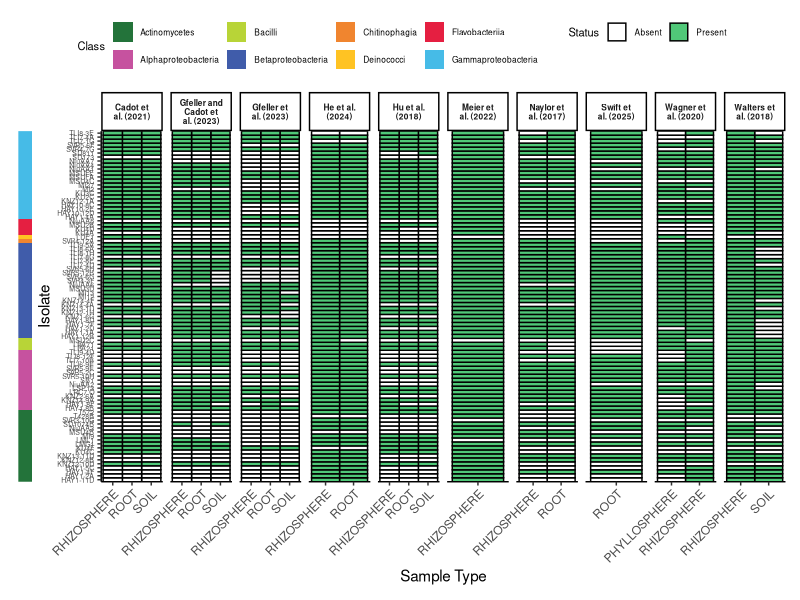
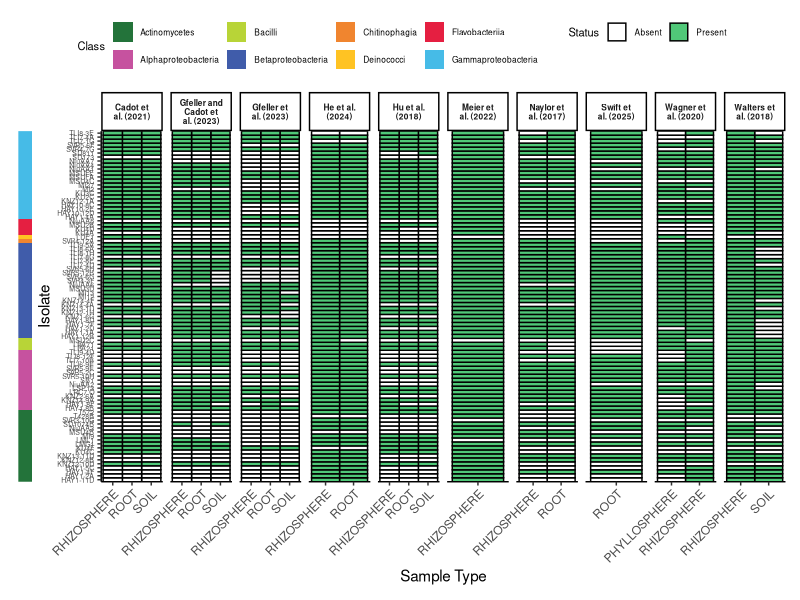
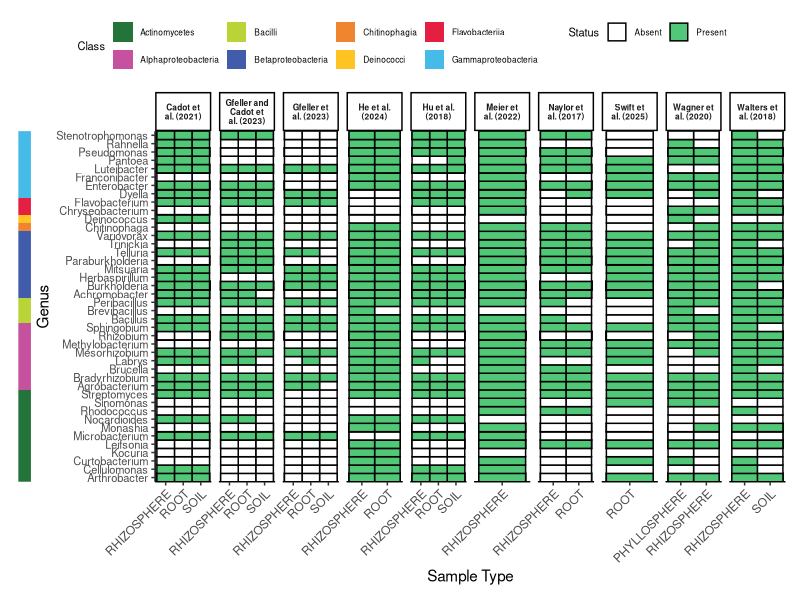
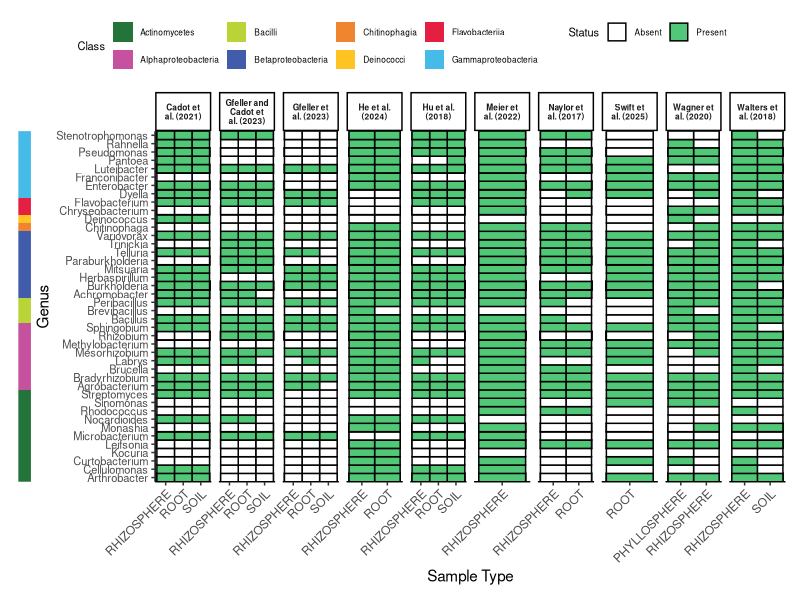

These figures' R source, in order: (Note: this script raises an error after producing the figures.)
# Parse Blast alignment results
## Generate ASV lists of taxa with alignment to zeamic for other scripts
## Presence/absence plots for supplement
## Code by: Joel Swift 2026


# Load pacakges and set ggplot theme
library(tidyverse)
library(patchwork)
theme_set(theme_classic())

## load ZeaMic Isolates
all_isolates_df <- read.csv("ZeaMic Isolates with Full Taxonomy.csv")
all_isolates_df$X <- NULL

#### load blast results 99 ####
blast_df <- read.delim("../BLAST_ASVs-from-studies/99results.txt", header = FALSE, sep = "\t")

# Cleanup blast dataframe
colnames(blast_df) <- c("ZeaMic_Isolate", "ASV", "pident", "length", "mismatch", "gapopen", "qstart", "qend", "sstart", "send", "evalue", "bitscore")

# Extract info from ASV column 
blast_df <- blast_df %>% extract(ASV, into = c("study", "ASV_id", "sample_type", "country", "region"),
                     regex = "(.+)_(ASV_\\d+)-([^-]+)-([^_]+)_(.+)",
                     remove = TRUE)
# Rename studies 
blast_df <- blast_df %>% mutate(study = dplyr::recode(study, 
    Naylor = "Naylor et al. (2017)",
    Wagner = "Wagner et al. (2020)", 
    Meier  = "Meier et al. (2022)", 
    He = "He et al. (2024)", 
    GfellerCadot = "Gfeller and Cadot et al. (2023)", 
    Gfeller = "Gfeller et al. (2023)",
    Cadot = "Cadot et al. (2021)",
    Hu = "Hu et al. (2018)",
    Walters = "Walters et al. (2018)",
    Swift = "Swift et al. (2025)"))

## Presence and absence table + isolates not in blast output
presence_absence <- blast_df %>%
  # Get unique combinations of isolate, study, and sample_type
  distinct(ZeaMic_Isolate, study, sample_type) %>%
  # Add a presence indicator
  mutate(present = 1) %>%
  # Create a combined column name for study and sample_type
  unite("study_sample", study, sample_type, sep = "_") %>%
  # Pivot to wide format
  pivot_wider(names_from = study_sample, 
              values_from = present,
              values_fill = 0)

presence_absence_complete <- all_isolates_df %>%
  left_join(presence_absence, by = "ZeaMic_Isolate") %>%
  # Replace NA with 0 for isolates not in BLAST results
  mutate(across(-ZeaMic_Isolate, ~replace_na(., 0)))

# Print table
print(presence_absence_complete)

# Convert the wide format back to long format for ggplot2
heatmap_data <- presence_absence_complete %>%
  pivot_longer(cols = -c(ZeaMic_Isolate, phylum, class, order, family, genus),
               names_to = "study_sample",
               values_to = "presence") %>%
  # Separate study and sample type for better visualization
  separate(study_sample, 
           into = c("study", "sample_type"), 
           sep = "_(?=[^_]+$)")  # Split at the last underscore

# Get number of isolate with significant alignments per study
summary(as.factor(heatmap_data$study))
heatmap_data %>% filter(study == "Naylor et al. (2017)") %>% group_by(sample_type) %>% summarise(total_isolates = sum(presence))
heatmap_data %>% filter(study == "He et al. (2024)") %>% group_by(sample_type) %>% summarise(total_isolates = sum(presence))
heatmap_data %>% filter(study == "Wagner et al. (2020)") %>% group_by(sample_type) %>% summarise(total_isolates = sum(presence))
heatmap_data %>% filter(study == "Meier et al. (2022)") %>% group_by(sample_type) %>% summarise(total_isolates = sum(presence))
heatmap_data %>% filter(study == "Walters et al. (2018)") %>% group_by(sample_type) %>% summarise(total_isolates = sum(presence))
heatmap_data %>% filter(study == "Gfeller et al. (2023)") %>% group_by(sample_type) %>% summarise(total_isolates = sum(presence))
heatmap_data %>% filter(study == "Gfeller and Cadot et al. (2023)") %>% group_by(sample_type) %>% summarise(total_isolates = sum(presence))
heatmap_data %>% filter(study == "Cadot et al. (2021)") %>% group_by(sample_type) %>% summarise(total_isolates = sum(presence))
heatmap_data %>% filter(study == "Hu et al. (2018)") %>% group_by(sample_type) %>% summarise(total_isolates = sum(presence))
heatmap_data %>% filter(study == "Swift et al. (2025)") %>% group_by(sample_type) %>% summarise(total_isolates = sum(presence))

##### Plotting isolate and genera P/A clustered by taxonomy #####
# Arrange the isolates by class
isolate_99_data <- heatmap_data %>%
  arrange(class, ZeaMic_Isolate) %>%
  mutate(ZeaMic_Isolate = factor(ZeaMic_Isolate, levels = unique(ZeaMic_Isolate)))
# Arrange the genera by class
genera_99_data <- heatmap_data %>%
  arrange(class, genus) %>%
  mutate(genus = factor(genus, levels = unique(genus)))
# Class barplot levels
# Class barplots for both plots, as we organize the genus and isolate by the factor level class
class_df_iso <- isolate_99_data %>% distinct(ZeaMic_Isolate, class)
class_df_gen <- genera_99_data %>% distinct(genus, class)

### Plots
## Very minimal class barplot, will be attached to other plots
class_bar_iso <- ggplot(class_df_iso, aes(x = 1, y = ZeaMic_Isolate, fill = class)) +
  geom_tile() +
  scale_fill_manual(values = c(
    "Actinomycetes" = "#23733a",
    "Bacilli" = "#b8d437",
    "Deinococci" = "#ffc323",
    "Chitinophagia" = "#f0852f",
    "Cytophagia" = "#c68642",
    "Flavobacteriia" = "#e51f41",
    "Sphingobacteriia" = "#a63d40",
    "Alphaproteobacteria" = "#c6529f",
    "Betaproteobacteria" = "#405caa",
    "Gammaproteobacteria" = "#46bbe7"), name = "Class") +
  scale_x_continuous(expand = c(0, 0)) +
  scale_y_discrete(limits = levels(heatmap_data$ZeaMic_Isolate), expand = c(0, 0)) +
  labs(x = NULL, y = NULL) +
  theme_minimal() +
  theme(axis.text = element_blank(), 
        axis.ticks = element_blank(), 
        panel.grid = element_blank(),
        panel.border = element_blank(), 
        plot.margin = margin(t = 5, r = 2, b = 5, l = 5), 
        legend.position = "right")

class_bar_gen <- ggplot(class_df_gen, aes(x = 1, y = genus, fill = class)) +
  geom_tile() +
  scale_fill_manual(values = c(
    "Actinomycetes" = "#23733a",
    "Bacilli" = "#b8d437",
    "Deinococci" = "#ffc323",
    "Chitinophagia" = "#f0852f",
    "Cytophagia" = "#c68642",
    "Flavobacteriia" = "#e51f41",
    "Sphingobacteriia" = "#a63d40",
    "Alphaproteobacteria" = "#c6529f",
    "Betaproteobacteria" = "#405caa",
    "Gammaproteobacteria" = "#46bbe7"), name = "Class") +
  scale_x_continuous(expand = c(0, 0)) +
  scale_y_discrete(limits = levels(heatmap_data$genus), expand = c(0, 0)) +
  labs(x = NULL, y = NULL) +
  theme_minimal() +
  theme(axis.text = element_blank(), 
        axis.ticks = element_blank(), 
        panel.grid = element_blank(),
        panel.border = element_blank(), 
        plot.margin = margin(t = 5, r = 2, b = 5, l = 5), 
        legend.position = "right")

## Isolate heatmap
isolate_plot <- ggplot(isolate_99_data, aes(x = sample_type, y = ZeaMic_Isolate, fill = factor(presence))) +
  geom_tile(color = "black", linewidth = 0.5) +
  scale_fill_manual(values = c("0" = "white", "1" = "#50C878"),
                    labels = c("Absent", "Present"),
                    name = "Status") +
  facet_wrap(~study, scales = "free_x", nrow = 1, labeller = label_wrap_gen(width = 12)) +
  scale_y_discrete(limits = levels(heatmap_data$ZeaMic_Isolate), expand = c(0, 0)) +
  labs(x = "Sample Type", y = "Isolate") +
  theme(axis.text.x = element_text(angle = 45, hjust = 1, vjust = 1),
        strip.text = element_text(face = "bold", size = 6),
        panel.grid = element_blank(), 
        axis.text.y = element_text(size = 5),
        plot.margin = margin(t = 5, r = 5, b = 5, l = 2))

## Genus heatmap
genus_plot <- ggplot(genera_99_data, aes(x = sample_type, y = genus, fill = factor(presence))) +
  geom_tile(color = "black", linewidth = 0.5) +
  scale_fill_manual(values = c("0" = "white", "1" = "#50C878"),
                    labels = c("Absent", "Present"),
                    name = "Status") +
  facet_wrap(~study, scales = "free_x", nrow = 1, labeller = label_wrap_gen(width = 12)) +
  scale_y_discrete(limits = levels(heatmap_data$ZeaMic_Isolate), expand = c(0, 0)) +
  labs(x = "Sample Type", y = "Genus") +
  theme(axis.text.x = element_text(angle = 45, hjust = 1, vjust = 1),
        strip.text = element_text(face = "bold", size = 6),
        panel.grid = element_blank(), 
        axis.text.y = element_text(size = 8),
        plot.margin = margin(t = 5, r = 5, b = 5, l = 2))

### Arranging
isolate_plot_save <- class_bar_iso + isolate_plot + plot_layout(widths = c(0.2, 10), guides = "collect") &
  theme(legend.position = "top", legend.title = element_text(size = 8), legend.text = element_text(size = 6), legend.key.size = unit(0.5, "cm"))

ggsave("Presence_absence_plots/99perc Isolate Plot.svg", isolate_plot_save, height = 23, width = 18.4, units = "cm")
ggsave("Presence_absence_plots/99perc Isolate Plot.png", isolate_plot_save, height = 23, width = 18.4, units = "cm")

genus_plot_save <- class_bar_gen + genus_plot + plot_layout(widths = c(0.2, 10), guides = "collect") &
  theme(legend.position = "top", legend.title = element_text(size = 8), legend.text = element_text(size = 6), legend.key.size = unit(0.5, "cm"))

ggsave("Presence_absence_plots/99perc Genus Plot.svg", genus_plot_save, height = 23, width = 18.4, units = "cm")
ggsave("Presence_absence_plots/99perc Genus Plot.png", genus_plot_save, height = 23, width = 18.4, units = "cm")

# Clean env
rm(class_df_gen, class_df_iso, class_bar_iso, class_bar_gen, genus_plot,
   genus_plot_save, isolate_plot, isolate_plot_save,isolate_99_data, genera_99_data)


#### get list of ASVs to map back to individual study ####
ASV_presence <- blast_df %>%
  # Get unique combinations of isolate, study, sample_type, and ASV
  distinct(ZeaMic_Isolate, study, sample_type, ASV_id) %>%
  # Add a presence indicator
  mutate(present = 1) %>%
  # Create a combined column name for study and sample_type
  unite("study_sample", study, sample_type, sep = "_") %>%
  # Pivot to wide format
  pivot_wider(names_from = study_sample, 
              values_from = present,
              values_fill = 0)

# 99

#Naylor
Naylor_root_ASVs <- ASV_presence %>%
  select(ZeaMic_Isolate, ASV_id, `Naylor et al. (2017)_ROOT`) %>%
  filter(`Naylor et al. (2017)_ROOT` == 1) %>%
  select(ASV_id)
Naylor_rhizosphere_ASVs <- ASV_presence %>%
  select(ZeaMic_Isolate, ASV_id, `Naylor et al. (2017)_RHIZOSPHERE`) %>%
  filter(`Naylor et al. (2017)_RHIZOSPHERE` == 1) %>%
  select(ASV_id)
write.csv(Naylor_root_ASVs, "ASV_LISTS/99/Naylor_root_ASVs.csv", row.names = FALSE)
write.csv(Naylor_rhizosphere_ASVs, "ASV_LISTS/99/Naylor_rhizosphere_ASVs.csv", row.names = FALSE)


#Meier
Meier_rhizosphere_ASVs <- ASV_presence %>%
  select(ZeaMic_Isolate, ASV_id, `Meier et al. (2022)_RHIZOSPHERE`) %>%
  filter(`Meier et al. (2022)_RHIZOSPHERE` == 1) %>%
  select(ASV_id)
write.csv(Meier_rhizosphere_ASVs, "ASV_LISTS/99/Meier_rhizosphere_ASVs.csv", row.names = FALSE)


#Wagner
Wagner_rhizosphere_ASVs <- ASV_presence %>%
  select(ZeaMic_Isolate, ASV_id, `Wagner et al. (2020)_RHIZOSPHERE`) %>%
  filter(`Wagner et al. (2020)_RHIZOSPHERE` == 1) %>%
  select(ASV_id)
Wagner_phyllosphere_ASVs <- ASV_presence %>%
  select(ZeaMic_Isolate, ASV_id, `Wagner et al. (2020)_PHYLLOSPHERE`) %>%
  filter(`Wagner et al. (2020)_PHYLLOSPHERE` == 1) %>%
  select(ASV_id)
write.csv(Wagner_rhizosphere_ASVs, "ASV_LISTS/99/Wagner_rhizosphere_ASVs.csv", row.names = FALSE)
write.csv(Wagner_phyllosphere_ASVs, "ASV_LISTS/99/Wagner_phyllosphere_ASVs.csv", row.names = FALSE)

#He et al. (2024)
He_rhizosphere_ASVs <- ASV_presence %>%
  select(ZeaMic_Isolate, ASV_id, `He et al. (2024)_RHIZOSPHERE`) %>%
  filter(`He et al. (2024)_RHIZOSPHERE` == 1) %>%
  select(ASV_id)
He_root_ASVs <- ASV_presence %>%
  select(ZeaMic_Isolate, ASV_id, `He et al. (2024)_ROOT`) %>%
  filter(`He et al. (2024)_ROOT` == 1) %>%
  select(ASV_id)
write.csv(He_rhizosphere_ASVs, "ASV_LISTS/99/He_rhizosphere_ASVs.csv", row.names = FALSE)
write.csv(He_root_ASVs, "ASV_LISTS/99/He_root_ASVs.csv", row.names = FALSE)

#GfellerCadot
colnames(ASV_presence)
GfellerCadot_soil_ASVs <- ASV_presence %>%
  select(ZeaMic_Isolate, ASV_id, `Gfeller and Cadot et al. (2023)_SOIL`) %>%
  filter(`Gfeller and Cadot et al. (2023)_SOIL` == 1) %>%
  select(ASV_id)
GfellerCadot_rhizosphere_ASVs <- ASV_presence %>%
  select(ZeaMic_Isolate, ASV_id, `Gfeller and Cadot et al. (2023)_RHIZOSPHERE`) %>%
  filter(`Gfeller and Cadot et al. (2023)_RHIZOSPHERE` == 1) %>%
  select(ASV_id)
GfellerCadot_root_ASVs <- ASV_presence %>%
  select(ZeaMic_Isolate, ASV_id, `Gfeller and Cadot et al. (2023)_ROOT`) %>%
  filter(`Gfeller and Cadot et al. (2023)_ROOT` == 1) %>%
  select(ASV_id)
write.csv(GfellerCadot_soil_ASVs, "ASV_LISTS/99/GfellerCadot_soil_ASVs.csv", row.names = FALSE)
write.csv(GfellerCadot_rhizosphere_ASVs, "ASV_LISTS/99/GfellerCadot_rhizosphere_ASVs.csv", row.names = FALSE)
write.csv(GfellerCadot_root_ASVs, "ASV_LISTS/99/GfellerCadot_root_ASVs.csv", row.names = FALSE)

#Gfeller
colnames(ASV_presence)
Gfeller_soil_ASVs <- ASV_presence %>%
  select(ZeaMic_Isolate, ASV_id, `Gfeller et al. (2023)_SOIL`) %>%
  filter(`Gfeller et al. (2023)_SOIL` == 1) %>%
  select(ASV_id)
Gfeller_rhizosphere_ASVs <- ASV_presence %>%
  select(ZeaMic_Isolate, ASV_id, `Gfeller et al. (2023)_RHIZOSPHERE`) %>%
  filter(`Gfeller et al. (2023)_RHIZOSPHERE` == 1) %>%
  select(ASV_id)
Gfeller_root_ASVs <- ASV_presence %>%
  select(ZeaMic_Isolate, ASV_id, `Gfeller et al. (2023)_ROOT`) %>%
  filter(`Gfeller et al. (2023)_ROOT` == 1) %>%
  select(ASV_id)
write.csv(Gfeller_soil_ASVs, "ASV_LISTS/99/Gfeller_soil_ASVs.csv", row.names = FALSE)
write.csv(Gfeller_rhizosphere_ASVs, "ASV_LISTS/99/Gfeller_rhizosphere_ASVs.csv", row.names = FALSE)
write.csv(Gfeller_root_ASVs, "ASV_LISTS/99/Gfeller_root_ASVs.csv", row.names = FALSE)


#Cadot
colnames(ASV_presence)
Cadot_soil_ASVs <- ASV_presence %>%
  select(ZeaMic_Isolate, ASV_id, `Cadot et al. (2021)_SOIL`) %>%
  filter(`Cadot et al. (2021)_SOIL` == 1) %>%
  select(ASV_id)
Cadot_rhizosphere_ASVs <- ASV_presence %>%
  select(ZeaMic_Isolate, ASV_id, `Cadot et al. (2021)_RHIZOSPHERE`) %>%
  filter(`Cadot et al. (2021)_RHIZOSPHERE` == 1) %>%
  select(ASV_id)
Cadot_root_ASVs <- ASV_presence %>%
  select(ZeaMic_Isolate, ASV_id, `Cadot et al. (2021)_ROOT`) %>%
  filter(`Cadot et al. (2021)_ROOT` == 1) %>%
  select(ASV_id)
write.csv(Cadot_soil_ASVs, "ASV_LISTS/99/Cadot_soil_ASVs.csv", row.names = FALSE)
write.csv(Cadot_rhizosphere_ASVs, "ASV_LISTS/99/Cadot_rhizosphere_ASVs.csv", row.names = FALSE)
write.csv(Cadot_root_ASVs, "ASV_LISTS/99/Cadot_root_ASVs.csv", row.names = FALSE)

#Hu
colnames(ASV_presence)
Hu_soil_ASVs <- ASV_presence %>%
  select(ZeaMic_Isolate, ASV_id, `Hu et al. (2018)_SOIL`) %>%
  filter(`Hu et al. (2018)_SOIL` == 1) %>%
  select(ASV_id)
Hu_rhizosphere_ASVs <- ASV_presence %>%
  select(ZeaMic_Isolate, ASV_id, `Hu et al. (2018)_RHIZOSPHERE`) %>%
  filter(`Hu et al. (2018)_RHIZOSPHERE` == 1) %>%
  select(ASV_id)
Hu_root_ASVs <- ASV_presence %>%
  select(ZeaMic_Isolate, ASV_id, `Hu et al. (2018)_ROOT`) %>%
  filter(`Hu et al. (2018)_ROOT` == 1) %>%
  select(ASV_id)
write.csv(Hu_soil_ASVs, "ASV_LISTS/99/Hu_soil_ASVs.csv", row.names = FALSE)
write.csv(Hu_rhizosphere_ASVs, "ASV_LISTS/99/Hu_rhizosphere_ASVs.csv", row.names = FALSE)
write.csv(Hu_root_ASVs, "ASV_LISTS/99/Hu_root_ASVs.csv", row.names = FALSE)

#walters
colnames(ASV_presence)
Walters_rhizosphere_ASVs <- ASV_presence %>%
  select(ZeaMic_Isolate, ASV_id, `Walters et al. (2018)_RHIZOSPHERE`) %>%
  filter(`Walters et al. (2018)_RHIZOSPHERE` == 1) %>%
  select(ASV_id)
Walters_soil_ASVs <- ASV_presence %>%
  select(ZeaMic_Isolate, ASV_id, `Walters et al. (2018)_SOIL`) %>%
  filter(`Walters et al. (2018)_SOIL` == 1) %>%
  select(ASV_id)
write.csv(Walters_rhizosphere_ASVs, "ASV_LISTS/99/Walters_rhizosphere_ASVs.csv", row.names = FALSE)
write.csv(Walters_soil_ASVs, "ASV_LISTS/99/Walters_soil_ASVs.csv", row.names = FALSE)

#Swift
colnames(ASV_presence)
Swift_rhizosphere_ASVs <- ASV_presence %>%
  select(ZeaMic_Isolate, ASV_id, `Swift et al. (2025)_ROOT`) %>%
  filter(`Swift et al. (2025)_ROOT` == 1) %>%
  select(ASV_id)
write.csv(Swift_rhizosphere_ASVs, "ASV_LISTS/99/Swift_root_ASVs.csv", row.names = FALSE)




#### 97 ####
blast_df <- read.delim("../BLAST_ASVs-from-studies/97results.txt", header = FALSE, sep = "\t")

# Cleanup blast dataframe
colnames(blast_df) <- c("ZeaMic_Isolate", "ASV", "pident", "length", "mismatch", "gapopen", "qstart", "qend", "sstart", "send", "evalue", "bitscore")

# Extract info from ASV column 
blast_df <- blast_df %>% extract(ASV, into = c("study", "ASV_id", "sample_type", "country", "region"),
                                 regex = "(.+)_(ASV_\\d+)-([^-]+)-([^_]+)_(.+)",
                                 remove = TRUE)
# Rename studies 
blast_df <- blast_df %>% mutate(study = dplyr::recode(study, 
                                                      Naylor = "Naylor et al. (2017)",
                                                      Wagner = "Wagner et al. (2020)", 
                                                      Meier  = "Meier et al. (2022)", 
                                                      He = "He et al. (2024)", 
                                                      GfellerCadot = "Gfeller and Cadot et al. (2023)", 
                                                      Gfeller = "Gfeller et al. (2023)",
                                                      Cadot = "Cadot et al. (2021)",
                                                      Hu = "Hu et al. (2018)",
                                                      Walters = "Walters et al. (2018)",
                                                      Swift = "Swift et al. (2025)"))

## Presence and absence table + isolates not in blast output
presence_absence <- blast_df %>%
  # Get unique combinations of isolate, study, and sample_type
  distinct(ZeaMic_Isolate, study, sample_type) %>%
  # Add a presence indicator
  mutate(present = 1) %>%
  # Create a combined column name for study and sample_type
  unite("study_sample", study, sample_type, sep = "_") %>%
  # Pivot to wide format
  pivot_wider(names_from = study_sample, 
              values_from = present,
              values_fill = 0)

presence_absence_complete <- all_isolates_df %>%
  left_join(presence_absence, by = "ZeaMic_Isolate") %>%
  # Replace NA with 0 for isolates not in BLAST results
  mutate(across(-ZeaMic_Isolate, ~replace_na(., 0)))

# Print table
print(presence_absence_complete)

# Convert the wide format back to long format for ggplot2
heatmap_data <- presence_absence_complete %>%
  pivot_longer(cols = -c(ZeaMic_Isolate, genus, phylum, class, order, family),
               names_to = "study_sample",
               values_to = "presence") %>%
  # Separate study and sample type for better visualization
  separate(study_sample, 
           into = c("study", "sample_type"), 
           sep = "_(?=[^_]+$)")  # Split at the last underscore

# Get number of isolate with significant alignments per study
summary(as.factor(heatmap_data$study))
heatmap_data %>% filter(study == "Naylor et al. (2017)") %>% group_by(sample_type) %>% summarise(total_isolates = sum(presence))
heatmap_data %>% filter(study == "He et al. (2024)") %>% group_by(sample_type) %>% summarise(total_isolates = sum(presence))
heatmap_data %>% filter(study == "Wagner et al. (2020)") %>% group_by(sample_type) %>% summarise(total_isolates = sum(presence))
heatmap_data %>% filter(study == "Meier et al. (2022)") %>% group_by(sample_type) %>% summarise(total_isolates = sum(presence))
heatmap_data %>% filter(study == "Walters et al. (2018)") %>% group_by(sample_type) %>% summarise(total_isolates = sum(presence))
heatmap_data %>% filter(study == "Gfeller et al. (2023)") %>% group_by(sample_type) %>% summarise(total_isolates = sum(presence))
heatmap_data %>% filter(study == "Gfeller and Cadot et al. (2023)") %>% group_by(sample_type) %>% summarise(total_isolates = sum(presence))
heatmap_data %>% filter(study == "Cadot et al. (2021)") %>% group_by(sample_type) %>% summarise(total_isolates = sum(presence))
heatmap_data %>% filter(study == "Hu et al. (2018)") %>% group_by(sample_type) %>% summarise(total_isolates = sum(presence))
heatmap_data %>% filter(study == "Swift et al. (2025)") %>% group_by(sample_type) %>% summarise(total_isolates = sum(presence))

##### Plotting isolate and genera P/A clustered by taxonomy #####
# Arrange the isolates by class
isolate_97_data <- heatmap_data %>%
  arrange(class, ZeaMic_Isolate) %>%
  mutate(ZeaMic_Isolate = factor(ZeaMic_Isolate, levels = unique(ZeaMic_Isolate)))
# Arrange the genera by class
genera_97_data <- heatmap_data %>%
  arrange(class, genus) %>%
  mutate(genus = factor(genus, levels = unique(genus)))
# Class barplot levels
# Class barplots the same for both plots, as we organize the genus and isolate
## by the factor level class
## by the factor level class
class_df_iso <- isolate_97_data %>% distinct(ZeaMic_Isolate, class)
class_df_gen <- genera_97_data %>% distinct(genus, class)

### Plots
## Very minimal class barplot, will be attached to other plots
class_bar_iso <- ggplot(class_df_iso, aes(x = 1, y = ZeaMic_Isolate, fill = class)) +
  geom_tile() +
  scale_fill_manual(values = c(
    "Actinomycetes" = "#23733a",
    "Bacilli" = "#b8d437",
    "Deinococci" = "#ffc323",
    "Chitinophagia" = "#f0852f",
    "Cytophagia" = "#c68642",
    "Flavobacteriia" = "#e51f41",
    "Sphingobacteriia" = "#a63d40",
    "Alphaproteobacteria" = "#c6529f",
    "Betaproteobacteria" = "#405caa",
    "Gammaproteobacteria" = "#46bbe7"), name = "Class") +
  scale_x_continuous(expand = c(0, 0)) +
  scale_y_discrete(limits = levels(heatmap_data$ZeaMic_Isolate), expand = c(0, 0)) +
  labs(x = NULL, y = NULL) +
  theme_minimal() +
  theme(axis.text = element_blank(), 
        axis.ticks = element_blank(), 
        panel.grid = element_blank(),
        panel.border = element_blank(), 
        plot.margin = margin(t = 5, r = 2, b = 5, l = 5), 
        legend.position = "right")

class_bar_gen <- ggplot(class_df_gen, aes(x = 1, y = genus, fill = class)) +
  geom_tile() +
  scale_fill_manual(values = c(
    "Actinomycetes" = "#23733a",
    "Bacilli" = "#b8d437",
    "Deinococci" = "#ffc323",
    "Chitinophagia" = "#f0852f",
    "Cytophagia" = "#c68642",
    "Flavobacteriia" = "#e51f41",
    "Sphingobacteriia" = "#a63d40",
    "Alphaproteobacteria" = "#c6529f",
    "Betaproteobacteria" = "#405caa",
    "Gammaproteobacteria" = "#46bbe7"), name = "Class") +
  scale_x_continuous(expand = c(0, 0)) +
  scale_y_discrete(limits = levels(heatmap_data$genus), expand = c(0, 0)) +
  labs(x = NULL, y = NULL) +
  theme_minimal() +
  theme(axis.text = element_blank(), 
        axis.ticks = element_blank(), 
        panel.grid = element_blank(),
        panel.border = element_blank(), 
        plot.margin = margin(t = 5, r = 2, b = 5, l = 5), 
        legend.position = "right")

## Isolate heatmap
isolate_plot <- ggplot(isolate_97_data, aes(x = sample_type, y = ZeaMic_Isolate, fill = factor(presence))) +
  geom_tile(color = "black", linewidth = 0.5) +
  scale_fill_manual(values = c("0" = "white", "1" = "#50C878"),
                    labels = c("Absent", "Present"),
                    name = "Status") +
  facet_wrap(~study, scales = "free_x", nrow = 1, labeller = label_wrap_gen(width = 12)) +
  scale_y_discrete(limits = levels(heatmap_data$ZeaMic_Isolate), expand = c(0, 0)) +
  labs(x = "Sample Type", y = "Isolate") +
  theme(axis.text.x = element_text(angle = 45, hjust = 1, vjust = 1),
        strip.text = element_text(face = "bold", size = 6),
        panel.grid = element_blank(), 
        axis.text.y = element_text(size = 5),
        plot.margin = margin(t = 5, r = 5, b = 5, l = 2))

## Genus heatmap
genus_plot <- ggplot(genera_97_data, aes(x = sample_type, y = genus, fill = factor(presence))) +
  geom_tile(color = "black", linewidth = 0.5) +
  scale_fill_manual(values = c("0" = "white", "1" = "#50C878"),
                    labels = c("Absent", "Present"),
                    name = "Status") +
  facet_wrap(~study, scales = "free_x", nrow = 1, labeller = label_wrap_gen(width = 12)) +
  scale_y_discrete(limits = levels(heatmap_data$ZeaMic_Isolate), expand = c(0, 0)) +
  labs(x = "Sample Type", y = "Genus") +
  theme(axis.text.x = element_text(angle = 45, hjust = 1, vjust = 1),
        strip.text = element_text(face = "bold", size = 6),
        panel.grid = element_blank(), 
        axis.text.y = element_text(size = 8),
        plot.margin = margin(t = 5, r = 5, b = 5, l = 2))

### Arranging
isolate_plot_save <- class_bar_iso + isolate_plot + plot_layout(widths = c(0.2, 10), guides = "collect") &
  theme(legend.position = "top", legend.title = element_text(size = 8), legend.text = element_text(size = 6), legend.key.size = unit(0.5, "cm"))

ggsave("Presence_absence_plots/97perc Isolate Plot.svg", isolate_plot_save, height = 23, width = 18.4, units = "cm")
ggsave("Presence_absence_plots/97perc Isolate Plot.png", isolate_plot_save, height = 23, width = 18.4, units = "cm")

genus_plot_save <- class_bar_gen + genus_plot + plot_layout(widths = c(0.2, 10), guides = "collect") &
  theme(legend.position = "top", legend.title = element_text(size = 8), legend.text = element_text(size = 6), legend.key.size = unit(0.5, "cm"))

ggsave("Presence_absence_plots/97perc Genus Plot.svg", genus_plot_save, height = 23, width = 18.4, units = "cm")
ggsave("Presence_absence_plots/97perc Genus Plot.png", genus_plot_save, height = 23, width = 18.4, units = "cm")

### get list of ASVs to map back to individual study ###
ASV_presence <- blast_df %>%
  # Get unique combinations of isolate, study, sample_type, and ASV
  distinct(ZeaMic_Isolate, study, sample_type, ASV_id) %>%
  # Add a presence indicator
  mutate(present = 1) %>%
  # Create a combined column name for study and sample_type
  unite("study_sample", study, sample_type, sep = "_") %>%
  # Pivot to wide format
  pivot_wider(names_from = study_sample, 
              values_from = present,
              values_fill = 0)

#Naylor
Naylor_root_ASVs <- ASV_presence %>%
  select(ZeaMic_Isolate, ASV_id, `Naylor et al. (2017)_ROOT`) %>%
  filter(`Naylor et al. (2017)_ROOT` == 1) %>%
  select(ASV_id)
Naylor_rhizosphere_ASVs <- ASV_presence %>%
  select(ZeaMic_Isolate, ASV_id, `Naylor et al. (2017)_RHIZOSPHERE`) %>%
  filter(`Naylor et al. (2017)_RHIZOSPHERE` == 1) %>%
  select(ASV_id)
write.csv(Naylor_root_ASVs, "ASV_LISTS/97/Naylor_root_ASVs.csv", row.names = FALSE)
write.csv(Naylor_rhizosphere_ASVs, "ASV_LISTS/97/Naylor_rhizosphere_ASVs.csv", row.names = FALSE)


#Meier
Meier_rhizosphere_ASVs <- ASV_presence %>%
  select(ZeaMic_Isolate, ASV_id, `Meier et al. (2022)_RHIZOSPHERE`) %>%
  filter(`Meier et al. (2022)_RHIZOSPHERE` == 1) %>%
  select(ASV_id)
write.csv(Meier_rhizosphere_ASVs, "ASV_LISTS/97/Meier_rhizosphere_ASVs.csv", row.names = FALSE)


#Wagner
Wagner_rhizosphere_ASVs <- ASV_presence %>%
  select(ZeaMic_Isolate, ASV_id, `Wagner et al. (2020)_RHIZOSPHERE`) %>%
  filter(`Wagner et al. (2020)_RHIZOSPHERE` == 1) %>%
  select(ASV_id)
Wagner_phyllosphere_ASVs <- ASV_presence %>%
  select(ZeaMic_Isolate, ASV_id, `Wagner et al. (2020)_PHYLLOSPHERE`) %>%
  filter(`Wagner et al. (2020)_PHYLLOSPHERE` == 1) %>%
  select(ASV_id)
write.csv(Wagner_rhizosphere_ASVs, "ASV_LISTS/97/Wagner_rhizosphere_ASVs.csv", row.names = FALSE)
write.csv(Wagner_phyllosphere_ASVs, "ASV_LISTS/97/Wagner_phyllosphere_ASVs.csv", row.names = FALSE)

#He et al. (2024)"
He_rhizosphere_ASVs <- ASV_presence %>%
  select(ZeaMic_Isolate, ASV_id, `He et al. (2024)_RHIZOSPHERE`) %>%
  filter(`He et al. (2024)_RHIZOSPHERE` == 1) %>%
  select(ASV_id)
He_root_ASVs <- ASV_presence %>%
  select(ZeaMic_Isolate, ASV_id, `He et al. (2024)_ROOT`) %>%
  filter(`He et al. (2024)_ROOT` == 1) %>%
  select(ASV_id)
write.csv(He_rhizosphere_ASVs, "ASV_LISTS/97/He_rhizosphere_ASVs.csv", row.names = FALSE)
write.csv(He_root_ASVs, "ASV_LISTS/97/He_root_ASVs.csv", row.names = FALSE)

#GfellerCadot
colnames(ASV_presence)
GfellerCadot_soil_ASVs <- ASV_presence %>%
  select(ZeaMic_Isolate, ASV_id, `Gfeller and Cadot et al. (2023)_SOIL`) %>%
  filter(`Gfeller and Cadot et al. (2023)_SOIL` == 1) %>%
  select(ASV_id)
GfellerCadot_rhizosphere_ASVs <- ASV_presence %>%
  select(ZeaMic_Isolate, ASV_id, `Gfeller and Cadot et al. (2023)_RHIZOSPHERE`) %>%
  filter(`Gfeller and Cadot et al. (2023)_RHIZOSPHERE` == 1) %>%
  select(ASV_id)
GfellerCadot_root_ASVs <- ASV_presence %>%
  select(ZeaMic_Isolate, ASV_id, `Gfeller and Cadot et al. (2023)_ROOT`) %>%
  filter(`Gfeller and Cadot et al. (2023)_ROOT` == 1) %>%
  select(ASV_id)
write.csv(GfellerCadot_rhizosphere_ASVs, "ASV_LISTS/97/GfellerCadot_rhizosphere_ASVs.csv", row.names = FALSE)
write.csv(GfellerCadot_root_ASVs, "ASV_LISTS/97/GfellerCadot_root_ASVs.csv", row.names = FALSE)
write.csv(GfellerCadot_soil_ASVs, "ASV_LISTS/97/GfellerCadot_soil_ASVs.csv", row.names = FALSE)

#Gfeller
colnames(ASV_presence)
Gfeller_soil_ASVs <- ASV_presence %>%
  select(ZeaMic_Isolate, ASV_id, `Gfeller et al. (2023)_SOIL`) %>%
  filter(`Gfeller et al. (2023)_SOIL` == 1) %>%
  select(ASV_id)
Gfeller_rhizosphere_ASVs <- ASV_presence %>%
  select(ZeaMic_Isolate, ASV_id, `Gfeller et al. (2023)_RHIZOSPHERE`) %>%
  filter(`Gfeller et al. (2023)_RHIZOSPHERE` == 1) %>%
  select(ASV_id)
Gfeller_root_ASVs <- ASV_presence %>%
  select(ZeaMic_Isolate, ASV_id, `Gfeller et al. (2023)_ROOT`) %>%
  filter(`Gfeller et al. (2023)_ROOT` == 1) %>%
  select(ASV_id)
write.csv(Gfeller_soil_ASVs, "ASV_LISTS/97/Gfeller_soil_ASVs.csv", row.names = FALSE)
write.csv(Gfeller_rhizosphere_ASVs, "ASV_LISTS/97/Gfeller_rhizosphere_ASVs.csv", row.names = FALSE)
write.csv(Gfeller_root_ASVs, "ASV_LISTS/97/Gfeller_root_ASVs.csv", row.names = FALSE)


#Cadot
colnames(ASV_presence)
Cadot_soil_ASVs <- ASV_presence %>%
  select(ZeaMic_Isolate, ASV_id, `Cadot et al. (2021)_SOIL`) %>%
  filter(`Cadot et al. (2021)_SOIL` == 1) %>%
  select(ASV_id)
Cadot_rhizosphere_ASVs <- ASV_presence %>%
  select(ZeaMic_Isolate, ASV_id, `Cadot et al. (2021)_RHIZOSPHERE`) %>%
  filter(`Cadot et al. (2021)_RHIZOSPHERE` == 1) %>%
  select(ASV_id)
Cadot_root_ASVs <- ASV_presence %>%
  select(ZeaMic_Isolate, ASV_id, `Cadot et al. (2021)_ROOT`) %>%
  filter(`Cadot et al. (2021)_ROOT` == 1) %>%
  select(ASV_id)
write.csv(Cadot_soil_ASVs, "ASV_LISTS/97/Cadot_soil_ASVs.csv", row.names = FALSE)
write.csv(Cadot_rhizosphere_ASVs, "ASV_LISTS/97/Cadot_rhizosphere_ASVs.csv", row.names = FALSE)
write.csv(Cadot_root_ASVs, "ASV_LISTS/97/Cadot_root_ASVs.csv", row.names = FALSE)

#Hu
colnames(ASV_presence)
Hu_soil_ASVs <- ASV_presence %>%
  select(ZeaMic_Isolate, ASV_id, `Hu et al. (2018)_SOIL`) %>%
  filter(`Hu et al. (2018)_SOIL` == 1) %>%
  select(ASV_id)
Hu_rhizosphere_ASVs <- ASV_presence %>%
  select(ZeaMic_Isolate, ASV_id, `Hu et al. (2018)_RHIZOSPHERE`) %>%
  filter(`Hu et al. (2018)_RHIZOSPHERE` == 1) %>%
  select(ASV_id)
Hu_root_ASVs <- ASV_presence %>%
  select(ZeaMic_Isolate, ASV_id, `Hu et al. (2018)_ROOT`) %>%
  filter(`Hu et al. (2018)_ROOT` == 1) %>%
  select(ASV_id)
write.csv(Hu_soil_ASVs, "ASV_LISTS/97/Hu_soil_ASVs.csv", row.names = FALSE)
write.csv(Hu_rhizosphere_ASVs, "ASV_LISTS/97/Hu_rhizosphere_ASVs.csv", row.names = FALSE)
write.csv(Hu_root_ASVs, "ASV_LISTS/97/Hu_root_ASVs.csv", row.names = FALSE)

#walters
colnames(ASV_presence)
Walters_rhizosphere_ASVs <- ASV_presence %>%
  select(ZeaMic_Isolate, ASV_id, `Walters et al. (2018)_RHIZOSPHERE`) %>%
  filter(`Walters et al. (2018)_RHIZOSPHERE` == 1) %>%
  select(ASV_id)
Walters_soil_ASVs <- ASV_presence %>%
  select(ZeaMic_Isolate, ASV_id, `Walters et al. (2018)_SOIL`) %>%
  filter(`Walters et al. (2018)_SOIL` == 1) %>%
  select(ASV_id)
write.csv(Walters_rhizosphere_ASVs, "ASV_LISTS/97/Walters_rhizosphere_ASVs.csv", row.names = FALSE)
write.csv(Walters_soil_ASVs, "ASV_LISTS/97/Walters_soil_ASVs.csv", row.names = FALSE)

#Swift
colnames(ASV_presence)
Swift_rhizosphere_ASVs <- ASV_presence %>%
  select(ZeaMic_Isolate, ASV_id, `Swift et al. (2025)_ROOT`) %>%
  filter(`Swift et al. (2025)_ROOT` == 1) %>%
  select(ASV_id)
write.csv(Swift_rhizosphere_ASVs, "ASV_LISTS/97/Swift_root_ASVs.csv", row.names = FALSE)
